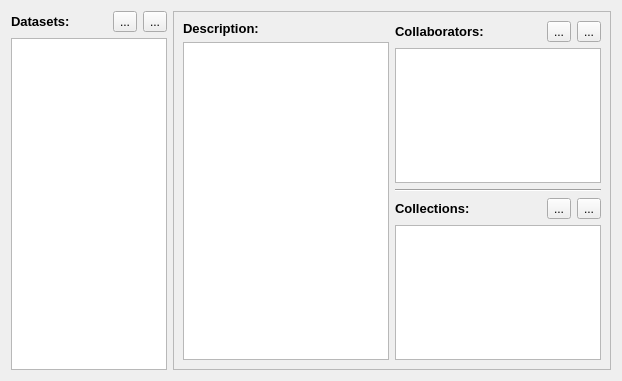
<?xml version="1.0" encoding="UTF-8"?>
<ui version="4.0">
 <class>DatasetManagerDialog</class>
 <widget class="QDialog" name="DatasetManagerDialog">
  <property name="geometry">
   <rect>
    <x>0</x>
    <y>0</y>
    <width>622</width>
    <height>381</height>
   </rect>
  </property>
  <property name="windowTitle">
   <string>Dataset Manager</string>
  </property>
  <layout class="QHBoxLayout" name="horizontalLayout">
   <item>
    <layout class="QVBoxLayout" name="verticalLayout">
     <item>
      <layout class="QHBoxLayout" name="horizontalLayout_2">
       <item>
        <layout class="QVBoxLayout" name="verticalLayout_4">
         <item>
          <layout class="QFormLayout" name="formLayout_3">
           <item row="0" column="0">
            <widget class="QLabel" name="label">
             <property name="font">
              <font>
               <pointsize>10</pointsize>
               <weight>75</weight>
               <bold>true</bold>
              </font>
             </property>
             <property name="text">
              <string>Datasets:</string>
             </property>
            </widget>
           </item>
           <item row="0" column="1">
            <layout class="QHBoxLayout" name="horizontalLayout_5">
             <item>
              <spacer name="horizontalSpacer_5">
               <property name="orientation">
                <enum>Qt::Horizontal</enum>
               </property>
               <property name="sizeHint" stdset="0">
                <size>
                 <width>40</width>
                 <height>20</height>
                </size>
               </property>
              </spacer>
             </item>
             <item>
              <widget class="QToolButton" name="addDatasetButton">
               <property name="toolTip">
                <string>Add a new dataset</string>
               </property>
               <property name="text">
                <string>...</string>
               </property>
               <property name="icon">
                <iconset resource="resources.qrc">
                 <normaloff>:/icons/icons/baseline-add_circle-24px.svg</normaloff>:/icons/icons/baseline-add_circle-24px.svg</iconset>
               </property>
               <property name="iconSize">
                <size>
                 <width>24</width>
                 <height>24</height>
                </size>
               </property>
              </widget>
             </item>
             <item>
              <widget class="QToolButton" name="deleteDatasetButton">
               <property name="toolTip">
                <string>Delete the selected dataset</string>
               </property>
               <property name="text">
                <string>...</string>
               </property>
               <property name="icon">
                <iconset resource="resources.qrc">
                 <normaloff>:/icons/icons/baseline-delete-24px.svg</normaloff>:/icons/icons/baseline-delete-24px.svg</iconset>
               </property>
               <property name="iconSize">
                <size>
                 <width>24</width>
                 <height>24</height>
                </size>
               </property>
              </widget>
             </item>
            </layout>
           </item>
          </layout>
         </item>
         <item>
          <widget class="QTableView" name="datasetTableView">
           <property name="toolTip">
            <string>All datasets you can manage</string>
           </property>
           <property name="selectionMode">
            <enum>QAbstractItemView::SingleSelection</enum>
           </property>
           <property name="selectionBehavior">
            <enum>QAbstractItemView::SelectRows</enum>
           </property>
          </widget>
         </item>
        </layout>
       </item>
       <item>
        <widget class="QFrame" name="frame">
         <property name="frameShape">
          <enum>QFrame::StyledPanel</enum>
         </property>
         <property name="frameShadow">
          <enum>QFrame::Raised</enum>
         </property>
         <layout class="QHBoxLayout" name="horizontalLayout_6">
          <item>
           <layout class="QVBoxLayout" name="verticalLayout_2">
            <item>
             <widget class="QLabel" name="label_2">
              <property name="font">
               <font>
                <pointsize>10</pointsize>
                <weight>75</weight>
                <bold>true</bold>
               </font>
              </property>
              <property name="text">
               <string>Description:</string>
              </property>
             </widget>
            </item>
            <item>
             <widget class="QTextEdit" name="descriptionTextEdit">
              <property name="toolTip">
               <string>Description of the current dataset</string>
              </property>
              <property name="acceptRichText">
               <bool>true</bool>
              </property>
             </widget>
            </item>
           </layout>
          </item>
          <item>
           <layout class="QVBoxLayout" name="verticalLayout_3">
            <item>
             <layout class="QFormLayout" name="formLayout">
              <item row="0" column="0">
               <widget class="QLabel" name="label_3">
                <property name="font">
                 <font>
                  <pointsize>10</pointsize>
                  <weight>75</weight>
                  <bold>true</bold>
                 </font>
                </property>
                <property name="text">
                 <string>Collaborators:</string>
                </property>
               </widget>
              </item>
              <item row="0" column="1">
               <layout class="QHBoxLayout" name="horizontalLayout_3">
                <item>
                 <spacer name="horizontalSpacer">
                  <property name="orientation">
                   <enum>Qt::Horizontal</enum>
                  </property>
                  <property name="sizeHint" stdset="0">
                   <size>
                    <width>40</width>
                    <height>20</height>
                   </size>
                  </property>
                 </spacer>
                </item>
                <item>
                 <widget class="QToolButton" name="addCollaboratorButton">
                  <property name="toolTip">
                   <string>Add a collaborator to the current dataset</string>
                  </property>
                  <property name="text">
                   <string>...</string>
                  </property>
                  <property name="icon">
                   <iconset resource="resources.qrc">
                    <normaloff>:/icons/icons/baseline-add_circle-24px.svg</normaloff>:/icons/icons/baseline-add_circle-24px.svg</iconset>
                  </property>
                  <property name="iconSize">
                   <size>
                    <width>24</width>
                    <height>24</height>
                   </size>
                  </property>
                 </widget>
                </item>
                <item>
                 <widget class="QToolButton" name="deleteCollaboratorButton">
                  <property name="toolTip">
                   <string>Remove a collaborator from the current dataset</string>
                  </property>
                  <property name="text">
                   <string>...</string>
                  </property>
                  <property name="icon">
                   <iconset resource="resources.qrc">
                    <normaloff>:/icons/icons/baseline-delete-24px.svg</normaloff>:/icons/icons/baseline-delete-24px.svg</iconset>
                  </property>
                  <property name="iconSize">
                   <size>
                    <width>24</width>
                    <height>24</height>
                   </size>
                  </property>
                 </widget>
                </item>
               </layout>
              </item>
             </layout>
            </item>
            <item>
             <widget class="QTableView" name="collaboratorsTableView">
              <property name="toolTip">
               <string>Collaborators have access to the respective dataset</string>
              </property>
              <property name="selectionMode">
               <enum>QAbstractItemView::SingleSelection</enum>
              </property>
              <property name="selectionBehavior">
               <enum>QAbstractItemView::SelectRows</enum>
              </property>
             </widget>
            </item>
            <item>
             <widget class="Line" name="line">
              <property name="orientation">
               <enum>Qt::Horizontal</enum>
              </property>
             </widget>
            </item>
            <item>
             <layout class="QFormLayout" name="formLayout_2">
              <item row="0" column="0">
               <widget class="QLabel" name="label_4">
                <property name="font">
                 <font>
                  <pointsize>10</pointsize>
                  <weight>75</weight>
                  <bold>true</bold>
                 </font>
                </property>
                <property name="text">
                 <string>Collections:</string>
                </property>
               </widget>
              </item>
              <item row="0" column="1">
               <layout class="QHBoxLayout" name="horizontalLayout_4">
                <item>
                 <spacer name="horizontalSpacer_3">
                  <property name="orientation">
                   <enum>Qt::Horizontal</enum>
                  </property>
                  <property name="sizeHint" stdset="0">
                   <size>
                    <width>40</width>
                    <height>20</height>
                   </size>
                  </property>
                 </spacer>
                </item>
                <item>
                 <widget class="QToolButton" name="addCollectionButton">
                  <property name="toolTip">
                   <string>Add collection to current dataset</string>
                  </property>
                  <property name="text">
                   <string>...</string>
                  </property>
                  <property name="icon">
                   <iconset resource="resources.qrc">
                    <normaloff>:/icons/icons/baseline-add_circle-24px.svg</normaloff>:/icons/icons/baseline-add_circle-24px.svg</iconset>
                  </property>
                  <property name="iconSize">
                   <size>
                    <width>24</width>
                    <height>24</height>
                   </size>
                  </property>
                 </widget>
                </item>
                <item>
                 <widget class="QToolButton" name="deleteCollectionButton">
                  <property name="toolTip">
                   <string>Remove collection from current dataset</string>
                  </property>
                  <property name="text">
                   <string>...</string>
                  </property>
                  <property name="icon">
                   <iconset resource="resources.qrc">
                    <normaloff>:/icons/icons/baseline-delete-24px.svg</normaloff>:/icons/icons/baseline-delete-24px.svg</iconset>
                  </property>
                  <property name="iconSize">
                   <size>
                    <width>24</width>
                    <height>24</height>
                   </size>
                  </property>
                 </widget>
                </item>
               </layout>
              </item>
             </layout>
            </item>
            <item>
             <widget class="QTableView" name="collectionsTableView">
              <property name="toolTip">
               <string>Collections in the curent dataset</string>
              </property>
              <property name="selectionMode">
               <enum>QAbstractItemView::SingleSelection</enum>
              </property>
              <property name="selectionBehavior">
               <enum>QAbstractItemView::SelectRows</enum>
              </property>
             </widget>
            </item>
           </layout>
          </item>
         </layout>
        </widget>
       </item>
      </layout>
     </item>
    </layout>
   </item>
  </layout>
 </widget>
 <resources>
  <include location="resources.qrc"/>
 </resources>
 <connections/>
</ui>
